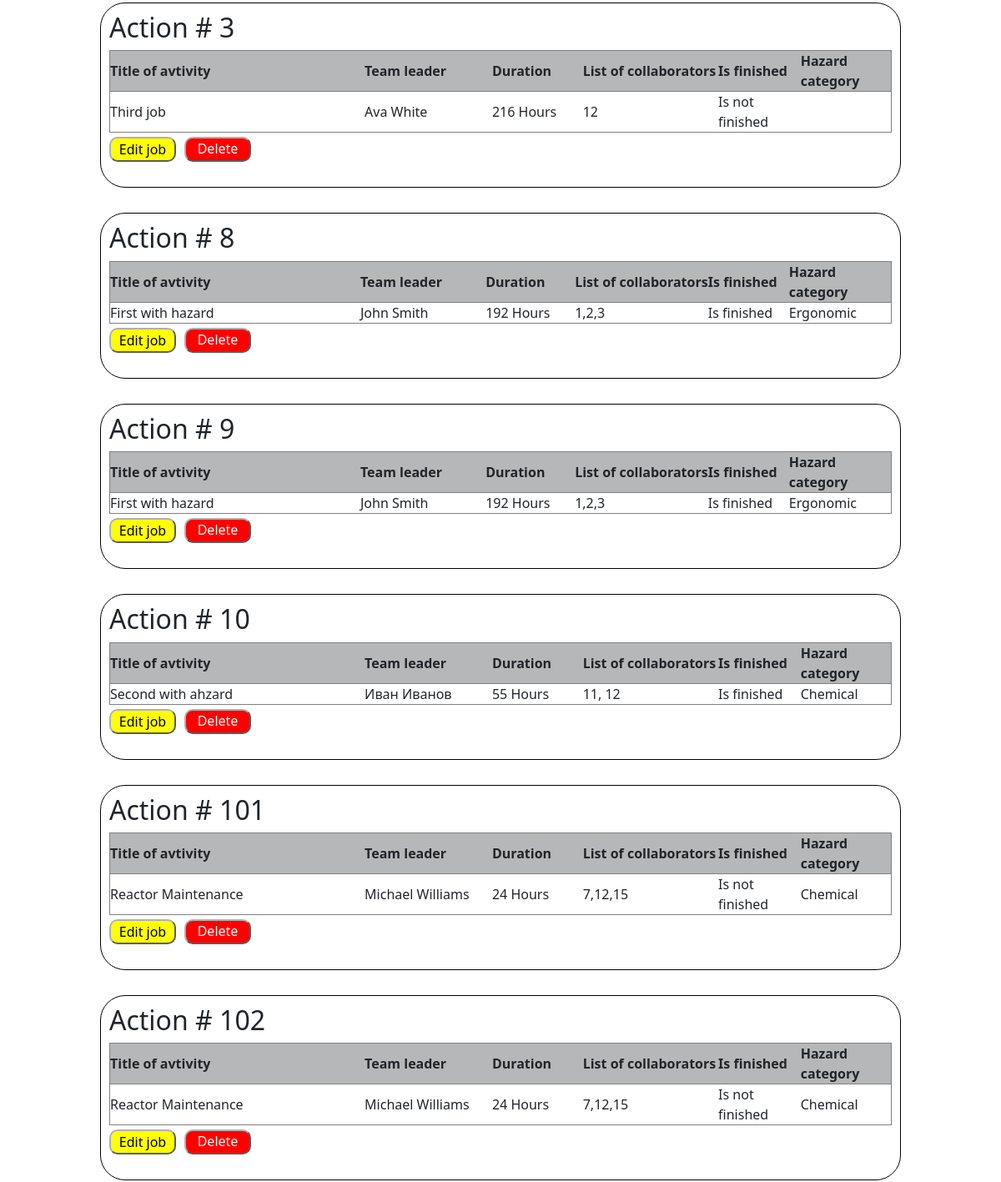
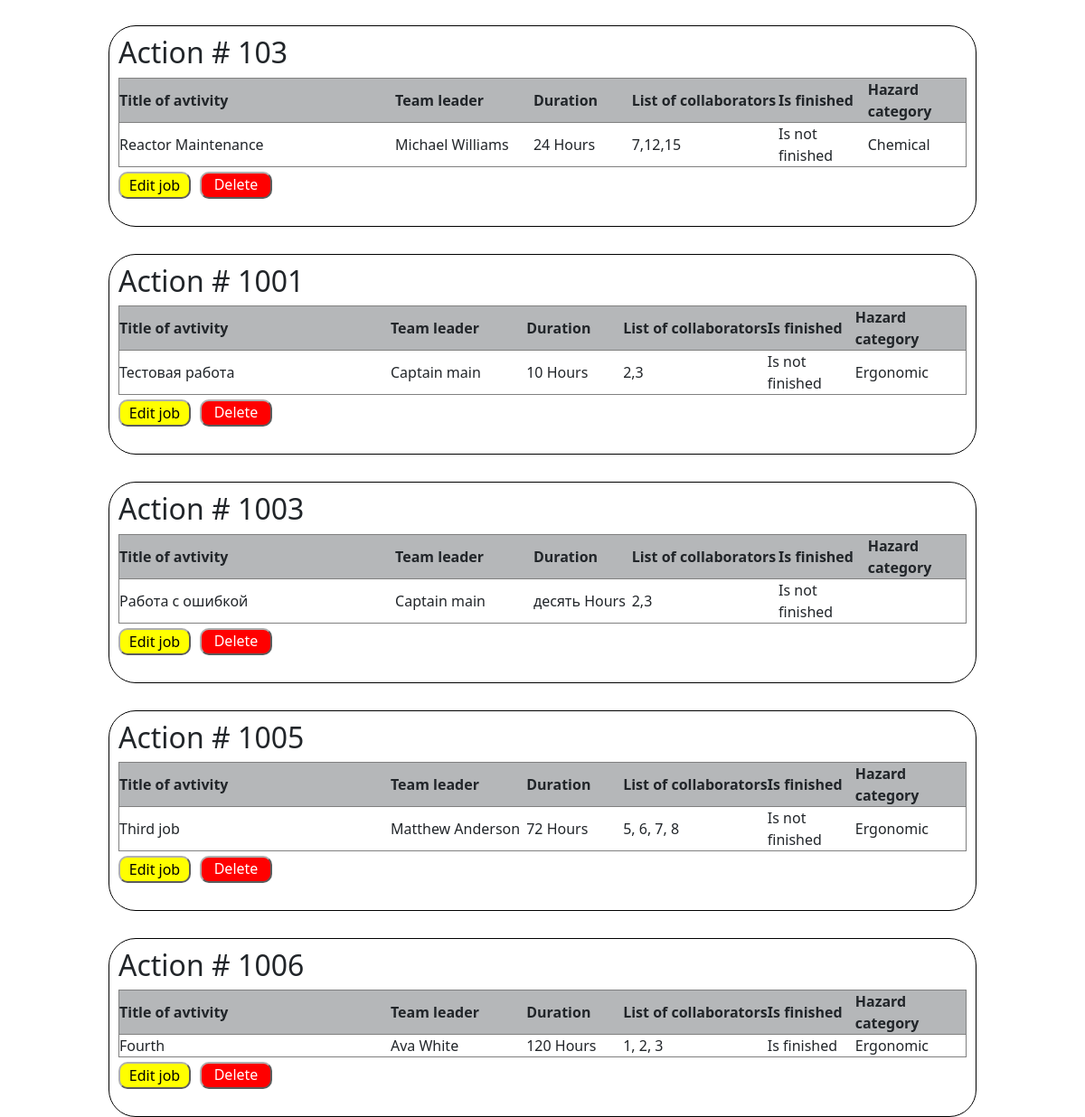
The page /jobs_list (signed in, lower part) on the database as committed earlier (2 pictures, top to bottom).
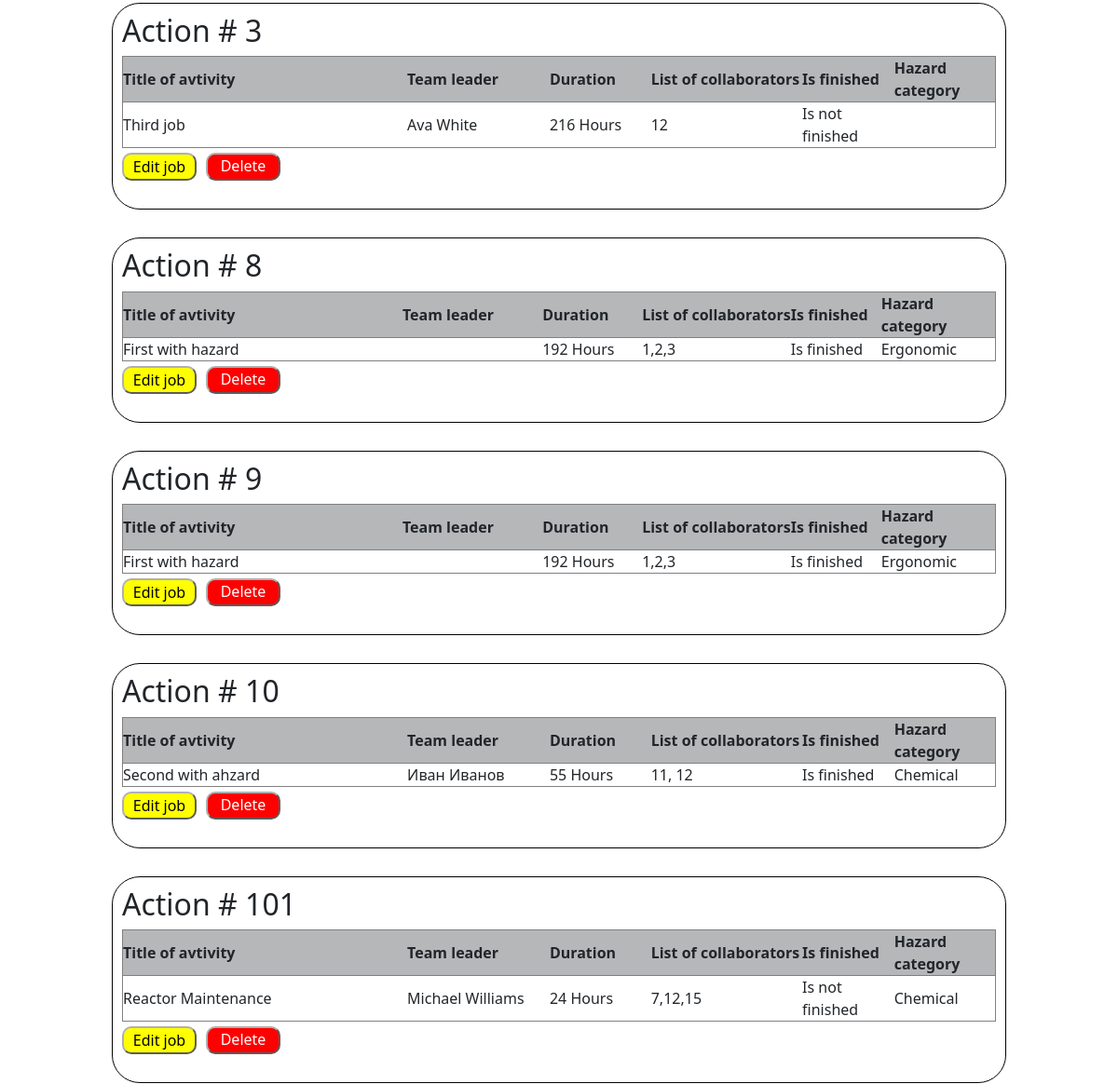
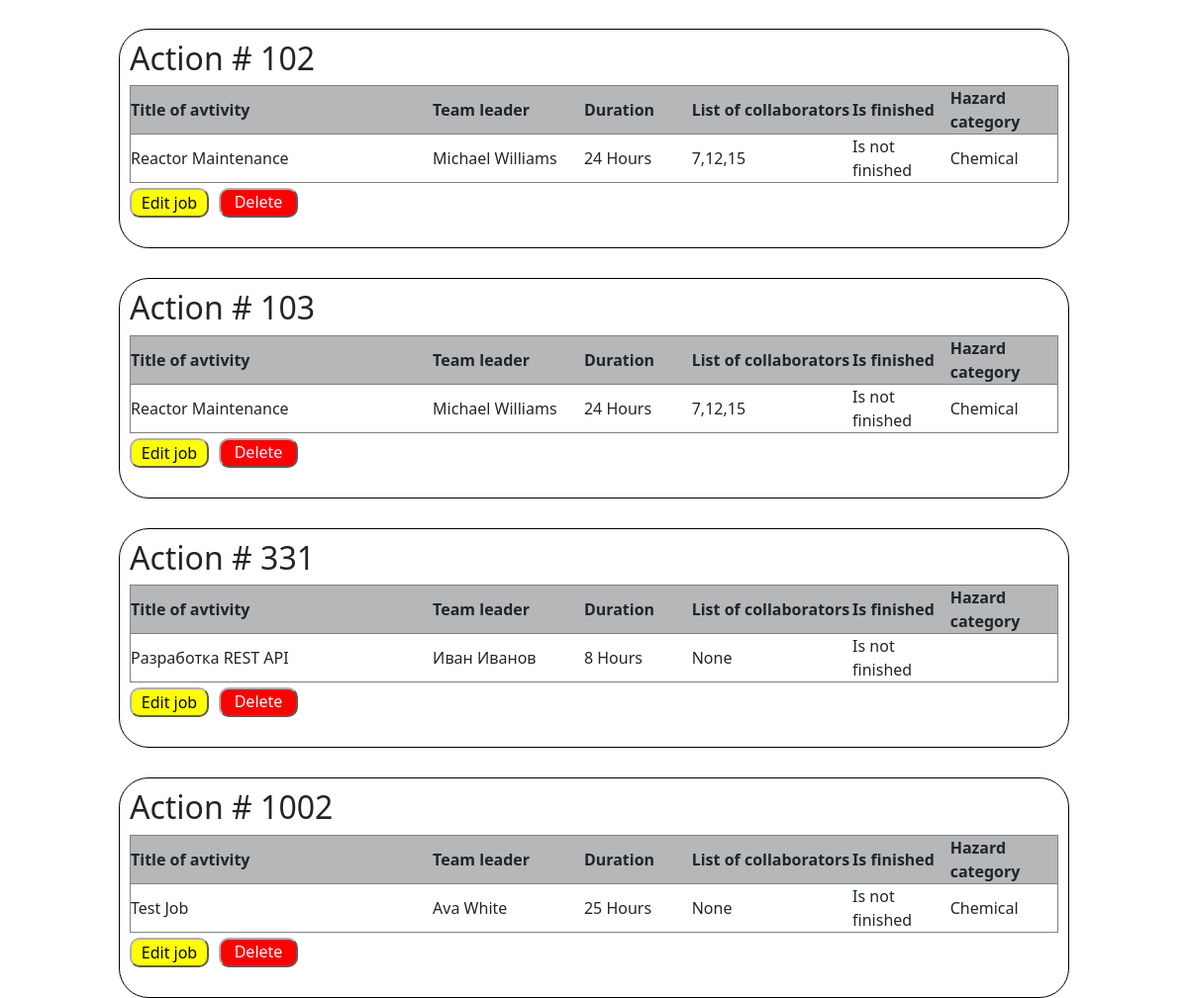
The same page on the database as committed later (2 pictures, top to bottom).
### models/jobs.py (models this page shows)
class Jobs(SqlAlchemyBase):
    __tablename__ = 'jobs'
    id = sqlalchemy.Column(sqlalchemy.Integer, primary_key=True,
                           autoincrement=True)
    author = sqlalchemy.Column(sqlalchemy.Integer,
                               ForeignKey('users.id'), nullable=False)
    team_leader = sqlalchemy.Column(sqlalchemy.Integer,
                                    ForeignKey('users.id'), nullable=False)
    job_title = sqlalchemy.Column(sqlalchemy.String, nullable=True)
    work_size = sqlalchemy.Column(sqlalchemy.Integer, nullable=False)
    collaborators = sqlalchemy.Column(sqlalchemy.String, nullable=True)
    start_date = sqlalchemy.Column(sqlalchemy.DateTime,
                                   default=datetime.datetime.now)
    end_date = sqlalchemy.Column(sqlalchemy.DateTime,
                                 default=datetime.datetime.now)
    is_finished = sqlalchemy.Column(sqlalchemy.Boolean, default=False)
    hazard_category = sqlalchemy.Column(sqlalchemy.Integer,
                                        ForeignKey('hazard_category.id'),
                                        nullable=True)
    team_leader_user = relationship("User", backref='team_leader_jobs',
                                    foreign_keys=[team_leader])
    author_user = relationship("User", backref='author_jobs',
                               foreign_keys=[author])
    hazard_category_rel = relationship("HazardCategory", back_populates="jobs")

### models/users.py (models this page shows, shortened)
class User(SqlAlchemyBase, UserMixin):
    __tablename__ = 'users'
    id = sqlalchemy.Column(sqlalchemy.Integer,
                           primary_key=True, autoincrement=True)
    name = sqlalchemy.Column(sqlalchemy.String, nullable=True)
    surname = sqlalchemy.Column(sqlalchemy.String, nullable=True)
    age = sqlalchemy.Column(sqlalchemy.String, nullable=True)
    email = sqlalchemy.Column(sqlalchemy.String,
                              index=True, unique=True, nullable=True)
    position = sqlalchemy.Column(sqlalchemy.String, nullable=True)
    speciality = sqlalchemy.Column(sqlalchemy.String, nullable=True)
    hashed_password = sqlalchemy.Column(sqlalchemy.String, nullable=True)
    modified_date = sqlalchemy.Column(sqlalchemy.DateTime,
                                     default=datetime.datetime.now)
    news = relationship("News", back_populates='user')

### models/hazard_category.py (models this page shows)
class HazardCategory(SqlAlchemyBase):
    __tablename__ = 'hazard_category'
    id = sqlalchemy.Column(sqlalchemy.Integer, primary_key=True,
                           autoincrement=True)
    hazard_category_title = sqlalchemy.Column(sqlalchemy.String)
    jobs = relationship("Jobs", back_populates='hazard_category_rel')

### handlers/work_with_jobs.py (the view)
@work_with_jobs_bp.route('/jobs_list')
@login_required
def get_jobs_list():
    db_ss = db_session.create_session()
    jobs = db_ss.query(Jobs).all()
    current_user_id = current_user.id
    message = get_flashed_messages()
    return render_template('jobs.html', jobs=jobs,
                           current_user_id=current_user_id,
                           message=message)

### data/db_session.py (called while the page is built)
def create_session() -> Session:
    global __factory
    if __factory is None:
        raise Exception("Session factory is not initialized. Make sure to call global_init() first.")
    return __factory()

### main.py (called while the page is built)
@login_manager.user_loader
def load_user(user_id):
    db_sess = db_session.create_session()
    return db_sess.query(User).get(user_id)

### templates/jobs.html (shortened to what this page needs)
{% extends "base.html" %}
{% block styles %}
    <link rel="stylesheet" href="{{ url_for('static', filename='css/job_list.css')}}">
{% endblock %}
{% block content %}
{% for job  in jobs %}
    <div class="action">
        <h2>Action # {{ job.id }} </h2>
        <table>
            <tr>
                <th width="200">Title of avtivity</th>
                <th width="100">Team leader</th>
                <th width="50">Duration</th>
                <th width="50">List of collaborators</th>
                <th width="50">Is finished</th>
                <th width="50">Hazard category</th>
            </tr>
            <tr>
                <td>{{ job.job_title }}</td>
                <td>{{ job.team_leader_user.name }} {{ job.team_leader_user.surname }}</td>
                <td>{{ job.work_size }} Hours</td>
                <td>{{ job.collaborators }}</td>
                {% if job.is_finished %}
                    <td>Is finished</td>
                {% else %}
                    <td>Is not finished</td>
                {% endif %}
                <td>{{ job.hazard_category_rel.hazard_category_title }}</td>
            </tr>
        </table>
        {% if job.author_user.id == current_user_id or current_user_id == 1 or job.team_leader == current_user_id %}
        <div class="buttons_block">
            <form action="{{ url_for('work_with_jobs.edit_job', job_id=job.id )}}" method="get">
                <button class="btn_for_edit" type="submit">Edit job</button>
            </form>
            <form action="{{ url_for('work_with_jobs.delete_job', job_id=job.id )}}" method="post">
                <button class="btn_for_delete" type="submit">Delete job</button>
            </form>
        </div>
        {% endif %}
    </div>
{% endfor %}
{% endblock %}

Rows that differ between the two databases and show on the page:
removed Jobs: id "1001", job_title "Тестовая работа", team_leader_user.name "Captain", team_leader_user.surname "main", work_size "10", collaborators "2,3", is_finished "Is not finished", hazard_category_rel.hazard_category_title "Ergonomic"
removed Jobs: id "1003", job_title "Работа с ошибкой", team_leader_user.name "Captain", team_leader_user.surname "main", work_size "десять", collaborators "2,3", is_finished "Is not finished"
removed Jobs: id "1005", job_title "Third job", team_leader_user.name "Matthew", team_leader_user.surname "Anderson", work_size "72", collaborators "5, 6, 7, 8", is_finished "Is not finished", hazard_category_rel.hazard_category_title "Ergonomic"
removed Jobs: id "1006", job_title "Fourth", team_leader_user.name "Ava", team_leader_user.surname "White", work_size "120", collaborators "1, 2, 3", is_finished "Is finished", hazard_category_rel.hazard_category_title "Ergonomic"
shown differently, row unchanged: Jobs id 8: team_leader_user.name "John" → (not shown); team_leader_user.surname "Smith" → (not shown)
shown differently, row unchanged: Jobs id 9: team_leader_user.name "John" → (not shown); team_leader_user.surname "Smith" → (not shown)
added Jobs: id "331", job_title "Разработка REST API", team_leader_user.name "Иван", team_leader_user.surname "Иванов", work_size "8", collaborators "None", is_finished "Is not finished"
added Jobs: id "1002", job_title "Test Job", team_leader_user.name "Ava", team_leader_user.surname "White", work_size "25", collaborators "None", is_finished "Is not finished", hazard_category_rel.hazard_category_title "Chemical"
